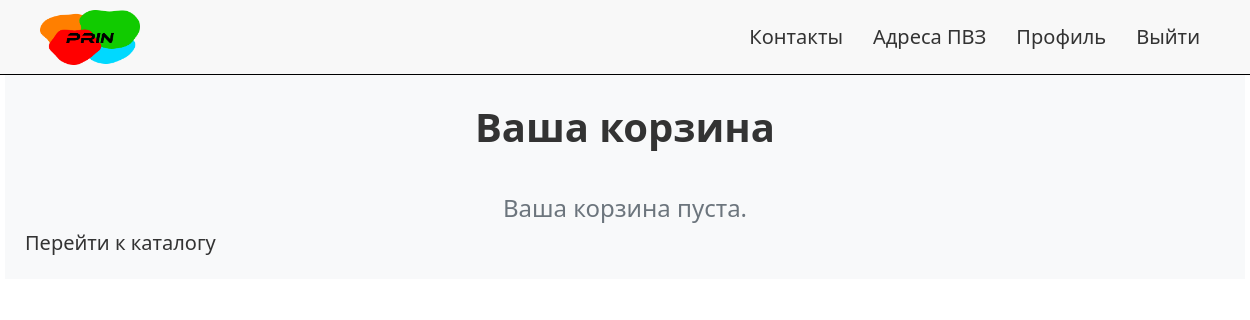
The page /profile/basket (signed in) on the database as committed earlier.
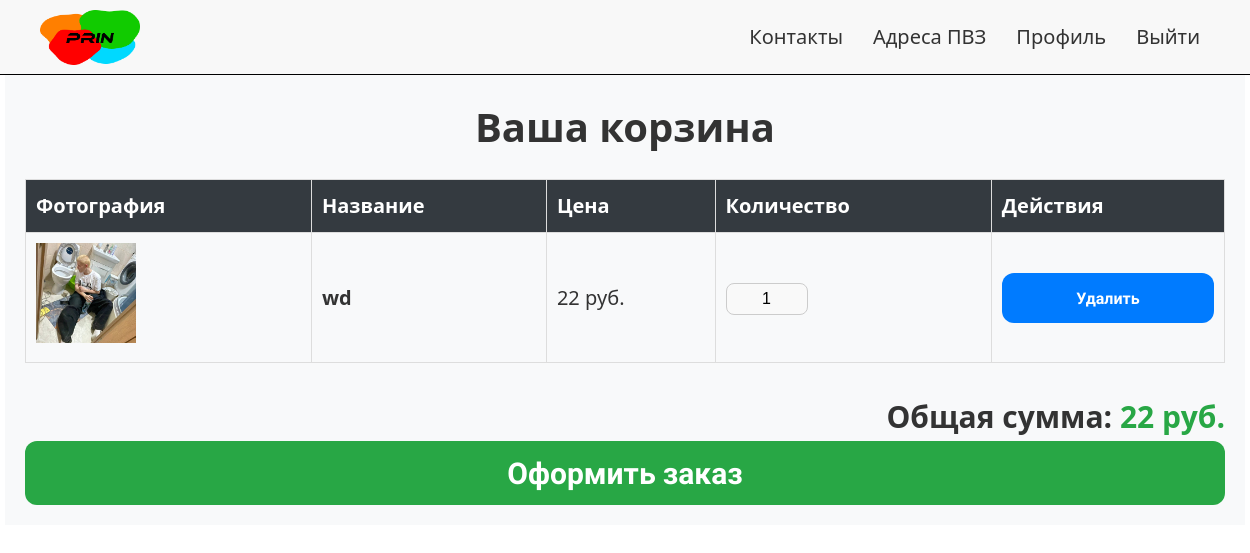
The same page on the database as committed later.
### tables this page shows
CREATE TABLE cart_items (
    id INTEGER PRIMARY KEY AUTOINCREMENT,
    user_id INTEGER NOT NULL,
    product_articul INTEGER NOT NULL,
    quantity INTEGER NOT NULL DEFAULT 1,
    FOREIGN KEY (user_id) REFERENCES accounts(id),
    FOREIGN KEY (product_articul) REFERENCES products(articul)
);

CREATE TABLE "products"
(
    articul        INTEGER
        primary key,
    name           TEXT    not null,
    description    TEXT,
    price          integer not null,
    stock_quantity INTEGER not null,
    image_url      TEXT,
    user_id        INTEGER not null,
    created_at     DATETIME default (datetime('now', '+4 hours')),
    updated_at     DATETIME default (datetime('now', '+4 hours'))
);

### app.py (the view)
@app.route('/profile/basket', methods=['GET', 'POST'])
@login_required
def basket():
    db = get_db()
    user_id = current_user.id
    basket_items = db.execute('''
        SELECT ci.id, ci.quantity, p.articul, p.name, p.price, p.image_url
        FROM cart_items ci
        JOIN products p ON ci.product_articul = p.articul
        WHERE ci.user_id = ?
    ''', (user_id,)).fetchall()
    total_price = sum(item['price'] * item['quantity'] for item in basket_items)
    if request.method == 'POST':
        product_id = request.form.get('product_id')
        db.execute('DELETE FROM cart_items WHERE id = ?', (product_id,))
        db.commit()
        flash('Товар удалён из корзины.', 'success')
        return redirect(url_for('basket'))
    return render_template('basket.html', basket_items=basket_items, total_price=total_price)

### app.py (called while the page is built)
@login_manager.user_loader
def load_user(user_id):
    db = get_db()
    cursor = db.execute('SELECT * FROM accounts WHERE id = ?', (user_id,))
    user_data = cursor.fetchone()
    if user_data:
        role = user_data['role'] if 'role' in user_data else 'user'
        return User(
            id=user_data['id'],
            username=user_data['username'],
            password_hash=user_data['password'],
            role=role
        )
    return None

def get_db():
    db = getattr(g, '_database', None)
    if db is None:
        db = g._database = sqlite3.connect(DATABASE)
        db.row_factory = sqlite3.Row
    return db

@app.teardown_appcontext
def close_connection(exception):
    db = getattr(g, '_database', None)
    if db is not None:
        db.close()

### templates/basket.html (shortened to what this page needs)
<!DOCTYPE html>
<html lang="ru">
<head>
    <link rel="stylesheet" href="/static/css/style.css">
</head>
<body>
<header class="header">
    <nav class="nav">
        <ul class="nav-list">
            <a href="/" class="logo">
            <img src="/static/images/logo.png" alt="Лого">
            </a>
            <li><a href="/contacts">Контакты</a></li>
            <li><a href="/pvzadresa">Адреса ПВЗ</a></li>
            {% if current_user.is_authenticated %}
                <li><a href="/profile">Профиль</a></li>
                <li><a href="/logout">Выйти</a></li>
            {% else %}
                <li><a href="/login">Войти</a></li>
                <li><a href="/signup">Зарегистрироваться</a></li>
            {% endif %}
        </ul>
    </nav>
</header>
<div class="basket-container">
    <div class="basket-header">Ваша корзина</div>
    {% if not basket_items %}
    <div class="basket-empty-message">
        Ваша корзина пуста.
    </div>
    <a href="{{ url_for('catalog') }}" class="btn btn-primary">Перейти к каталогу</a>
    {% else %}
        <table class="basket-table">
            <thead>
                <tr>
                    <th>Фотография</th>
                    <th>Название</th>
                    <th>Цена</th>
                    <th>Количество</th>
                    <th>Действия</th>
                </tr>
            </thead>
            <tbody>
                {% for item in basket_items %}
                    <tr>
                        <td><img src="{{ item['image_url'] }}" alt="{{ item['name'] }}"></td>
                        <td class="basket-item-name">{{ item['name'] }}</td>
                        <td class="basket-item-price">{{ item['price'] }} руб.</td>
                        <td class="basket-item-quantity">
                            <input type="number" min="1" value="{{ item['quantity'] }}"
                                   data-item-id="{{ item['id'] }}"
                                   class="quantity-input">
                        </td>
                        <td class="basket-action-buttons">
                            <form action="{{ url_for('remove_from_basket') }}" method="POST" style="display:inline;">
                                <button type="submit">Удалить</button>
                            </form>
                        </td>
                    </tr>
                {% endfor %}
            </tbody>
        </table>
        <div class="basket-footer">
            <div>Общая сумма: <span class="total-price">{{ total_price }} руб.</span></div>
            <form action="/order">
                <button class="checkout-button" type="submit">Оформить заказ</button>
            </form>
        </div>
    {% endif %}
</div>
</body>
</html>

Rows that differ between the two databases and show on the page:
added cart_items: image_url (picture), name "wd", price "22", quantity "1"
Other text that changed with them:
{{ total_price }}: (not shown) → "22"
text no longer shown: "Ваша корзина пуста. Перейти к каталогу"
text now shown: "Фотография Название Цена Количество Действия Общая сумма: руб. Оформить заказ"
